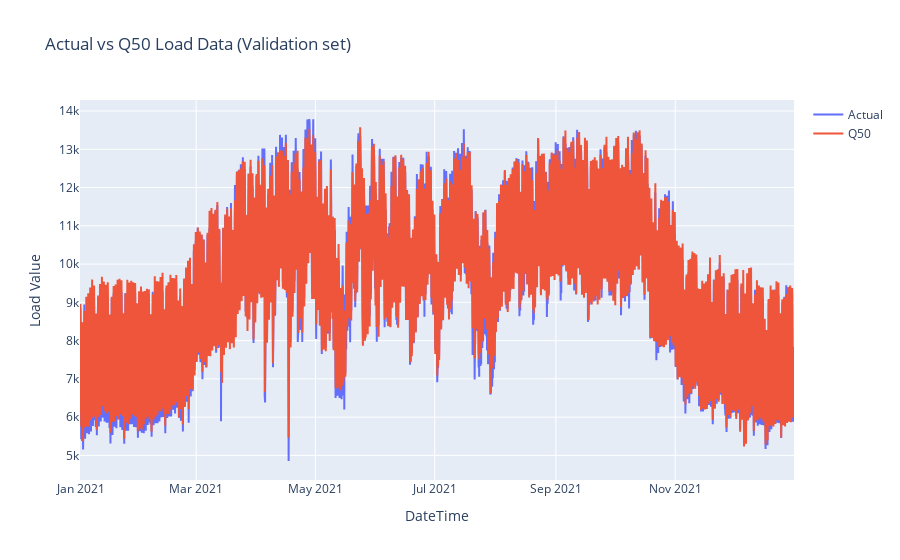

Notebook cell for this chart:
### Code cell
import plotly.graph_objs as go

def plot_actual_vs_q50(df):
    fig = go.Figure()

    fig.add_trace(go.Scatter(x=df.index, y=df['Actual'], mode='lines', name='Actual'))
    fig.add_trace(go.Scatter(x=df.index, y=df['Q50'], mode='lines', name='Q50'))

    fig.update_layout(title='Actual vs Q50 Load Data (Validation set)', xaxis_title='DateTime', yaxis_title='Load Value')

    fig.show()


# Plot the actual vs Q50 values
plot_actual_vs_q50(dfY_nbeats)

### Figure 1 — Plotly figure (JSON) as saved in the notebook; plotly's stock layout.template omitted (floating-point values rounded to 4 significant figures; data arrays with more than 128 entries replaced by an {"elided": "..."} marker saying what was removed)
{"data": [{"mode": "lines", "name": "Actual", "type": "scatter", "x": {"elided": "8765 str values"}, "y": {"elided": "8765 int values"}}, {"mode": "lines", "name": "Q50", "type": "scatter", "x": {"elided": "8765 str values"}, "y": {"elided": "8765 float values"}}], "layout": {"title": {"text": "Actual vs Q50 Load Data (Validation set)"}, "xaxis": {"title": {"text": "DateTime"}}, "yaxis": {"title": {"text": "Load Value"}}}}
